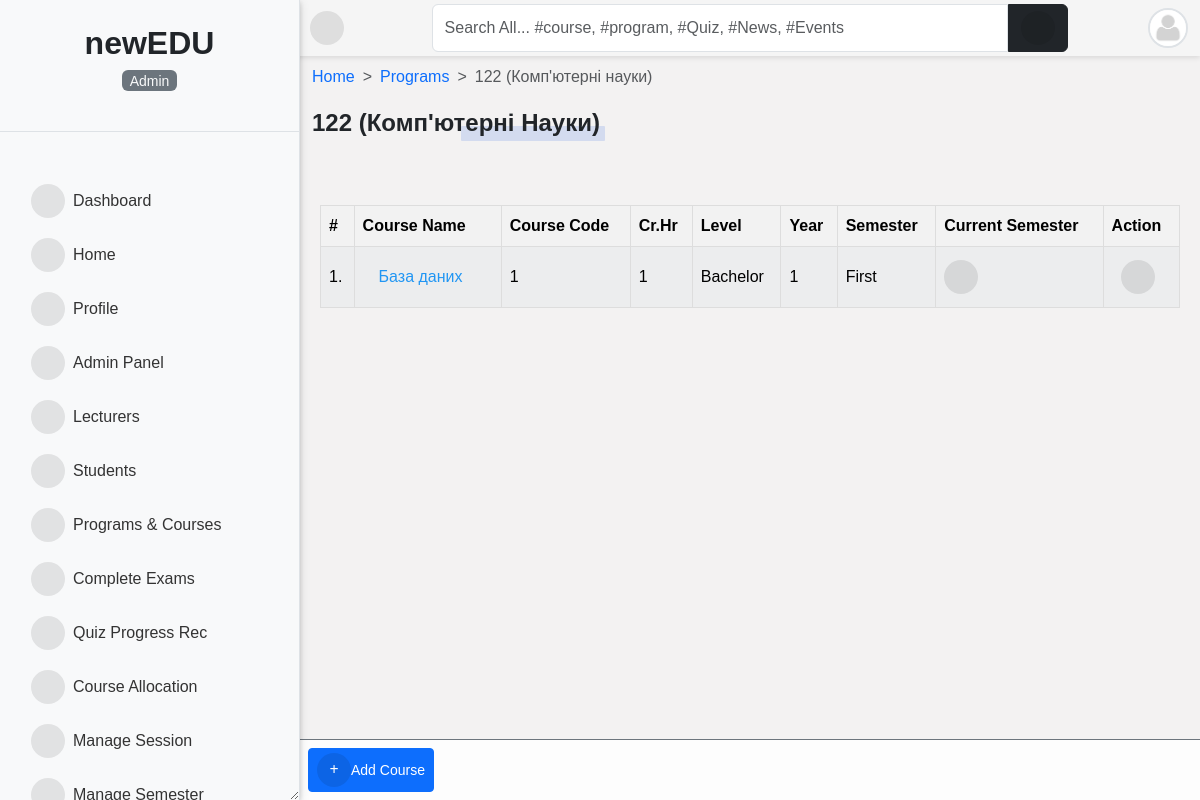
The page /uk/programs/11/detail/ (signed in) on the database its author committed.
### accounts/models.py (models this page shows, shortened)
class User(AbstractUser):
    is_student = models.BooleanField(default=False)
    is_lecturer = models.BooleanField(default=False)
    is_parent = models.BooleanField(default=False)
    is_dep_head = models.BooleanField(default=False)
    gender = models.CharField(max_length=1, choices=GENDERS, blank=True, null=True)
    phone = models.CharField(max_length=60, blank=True, null=True)
    address = models.CharField(max_length=60, blank=True, null=True)
    picture = models.ImageField(
        upload_to="profile_pictures/%y/%m/%d/", default="default.png", null=True
    )
    email = models.EmailField(blank=True, null=True)
    username_validator = ASCIIUsernameValidator()
    objects = CustomUserManager()
    class Meta:
        ordering = ("-date_joined",)
    @property
    def get_user_role(self):
        if self.is_superuser:
            role = _("Admin")
        elif self.is_student:
            role = _("Student")
        elif self.is_lecturer:
            role = _("Lecturer")
        elif self.is_parent:
            role = _("Parent")
        return role

### course/models.py (models this page shows, shortened)
class Program(models.Model):
    title = models.CharField(max_length=150, unique=True)
    summary = models.TextField(blank=True)
    objects = ProgramManager()

class Course(models.Model):
    slug = models.SlugField(unique=True, blank=True)
    title = models.CharField(max_length=200)
    code = models.CharField(max_length=200, unique=True)
    credit = models.IntegerField(default=0)
    summary = models.TextField(max_length=200, blank=True)
    program = models.ForeignKey(Program, on_delete=models.CASCADE)
    level = models.CharField(max_length=25, choices=settings.LEVEL_CHOICES)
    year = models.IntegerField(choices=settings.YEARS, default=1)
    semester = models.CharField(choices=settings.SEMESTER_CHOICES, max_length=200)
    is_elective = models.BooleanField(default=False)
    objects = CourseManager()
    def get_absolute_url(self):
        if not self.slug:
            self.generate_slug()
            self.save()
        return reverse("course_detail", kwargs={"slug": self.slug})
    @property
    def is_current_semester(self):
        current_semester = Semester.objects.filter(is_current_semester=True).first()
        return self.semester == current_semester.semester if current_semester else False

### course/views.py (the view)
# urls.py: path("<int:pk>/detail/", views.program_detail, name="program_detail"),
@login_required
def program_detail(request, pk):
    program = get_object_or_404(Program, pk=pk)
    courses = Course.objects.filter(program_id=pk).order_by("-year")
    credits = courses.aggregate(total_credits=Sum("credit"))
    paginator = Paginator(courses, 10)
    page = request.GET.get("page")
    courses = paginator.get_page(page)
    return render(
        request,
        "course/program_single.html",
        {
            "title": program.title,
            "program": program,
            "courses": courses,
            "credits": credits,
        },
    )

### templates/course/program_single.html (shortened to what this page needs)
{% extends 'base.html' %}
{% load i18n %}
{% load static %}
{% block content %}
<nav style="--bs-breadcrumb-divider: '>';" aria-label="breadcrumb">
    <ol class="breadcrumb">
        <li class="breadcrumb-item"><a href="/">{% trans 'Home' %}</a></li>
        {% if request.user.is_student %}
        <li class="breadcrumb-item"><a href="{% url 'user_course_list' %}">{% trans 'My courses' %}</a></li>
        {% else %}
        <li class="breadcrumb-item"><a href="{% url 'programs' %}">{% trans 'Programs' %}</a></li>
        {% endif %}
        <li class="breadcrumb-item active" aria-current="page">{{ program.title }}</li>
    </ol>
</nav>
{% if request.user.is_superuser %}
<div class="manage-wrap">
    <a class="btn btn-sm btn-primary" href="{% url 'course_add' pk=program.pk %}"><i class="fas fa-plus"></i>{% trans 'Add Course' %}</a>
</div>
{% endif %}
{% if program %}
<div class="title-1">{{ program.title }}</div>
{% endif %}
<div class="table-responsive p-0 px-2 mt-5">
    <div class="table-shadow">
        <table class="table table-light table-striped">
            <thead>
                <tr>
                    <th>#</th>
                    <th> {% trans 'Course Name' %} </th>
                    <th> {% trans 'Course Code' %} </th>
                    <th> {% trans 'Cr.Hr' %} </th>
                    <th> {% trans 'Level' %} </th>
                    <th> {% trans 'Year' %} </th>
                    <th> {% trans 'Semester' %} </th>
                    <th> {% trans 'Current Semester' %} </th>
                    {% if request.user.is_superuser %}
                    <th>{% trans 'Action' %}</th>
                    {% endif %}
                </tr>
            </thead>
            <tbody>
                {% for course in courses %}
                <tr>
                    <td>{{ forloop.counter }}.</td>
                    <td><a href="{{ course.get_absolute_url }}">
                            {{ course.title }}</a></td>
                    <td>{{ course.code }}</td>
                    <td>{{ course.credit }}</td>
                    <td>{{ course.level }}</td>
                    <td>{{ course.year }}</td>
                    <td>{{ course.semester }}</td>
                    <th>
                        {% if course.is_current_semester == False %}
                        <i class="fas fa-times-circle fa-1-5x danger"></i>
                        {% elif course.is_current_semester == True %}
                        <i class="fas fa-check-circle fa-1-5x"></i>
                        {% endif %}
                    </th>
                    {% if request.user.is_superuser %}
                    <td>
                        <div class="dropstart">
                            <button class="btn btn-sm" type="button" data-bs-toggle="dropdown"
                            data-bs-boundary="window" aria-haspopup="true" aria-expanded="false">
                                <i class="fas fa-ellipsis-v m-0"></i>
                            </button>
                        </div>
                    </td>
                    {% endif %}
                </tr>
                {% endfor %}
            </tbody>
        </table>
    </div>
</div>
{% endblock content %}

### templates/sidebar.html (shortened to what this page needs)
{% load static %}
{% load i18n %}
<div id="side-nav" class="d-flex flex-column bg-light vh-100 border-end">
    <div class="main-menu flex-grow-1">
        <div class="text-center py-4 border-bottom">
            <a href="/" class="text-decoration-none">
                <span class="h2 fw-bold text-dark">newEDU</span>
            <p class="mt-2 small text-muted">
                <mark class="bg-secondary text-light rounded px-2">
                    {{ request.user.get_user_role }}
                </mark>
            </p>
        </div>
        {% url 'home' as hom %} {% url 'dashboard' as dash %} {% url 'profile' as prof %}
        {% url 'lecturer_list' as lec %} {% url 'student_list' as stu %}
        {% url 'course_allocation_view' as cav %} {% url 'programs' as pro %}
        {% url 'session_list' as sess %} {% url 'semester_list' as sem %}
        {% url 'add_score' as ascore %} {% url 'grade_results' as vr %}
        {% url 'ass_results' as ar %} {% url 'course_registration' as cr %}
        {% url 'edit_profile' as ep %} {% url 'change_password' as cp %}
        {% url 'quiz_progress' as qpr %} {% url 'quiz_marking' as qce %}
        {% url 'user_course_list' as ucl %} {% url 'admin_panel' as admin_p %}
        <ul class="nav flex-column px-3 pt-3">
            {% if request.user.is_superuser %}
            <li class="nav-item">
                <a class="nav-link {% if request.path == dash %}active fw-bold{% endif %}" href="{{ dash }}">
                    <i class="fas fa-tachometer-alt me-2"></i>{% trans 'Dashboard' %}
                </a>
            </li>
            {% endif %}
            <li class="nav-item">
                <a class="nav-link {% if request.path == hom %}active fw-bold{% endif %}" href="{{ hom }}">
                    <i class="fas fa-home me-2"></i>{% trans 'Home' %}
                </a>
            </li>
            <li class="nav-item">
                <a class="nav-link {% if request.path == prof %}active fw-bold{% endif %}" href="{{ prof }}">
                    <i class="fas fa-user me-2"></i>{% trans 'Profile' %}
                </a>
            </li>
            {% if request.user.is_superuser %}
            <li class="nav-item">
                <a class="nav-link {% if request.path == admin_p %}active fw-bold{% endif %}" href="{{ admin_p }}">
                    <i class="fas fa-user-tie me-2"></i>{% trans 'Admin Panel' %}
                </a>
            </li>
            <li class="nav-item">
                <a class="nav-link {% if request.path == lec %}active fw-bold{% endif %}" href="{{ lec }}">
                    <i class="fas fa-chalkboard-teacher me-2"></i>{% trans 'Lecturers' %}
                </a>
            </li>
            <li class="nav-item">
                <a class="nav-link {% if request.path == stu %}active fw-bold{% endif %}" href="{{ stu }}">
                    <i class="fas fa-user-graduate me-2"></i>{% trans 'Students' %}
                </a>
            </li>
            {% endif %}
            {% if request.user.is_superuser or request.user.is_lecturer %}
            <li class="nav-item">
                <a class="nav-link {% if request.path == pro %}active fw-bold{% endif %}" href="{{ pro }}">
                    <i class="fas fa-book-open me-2"></i>{% trans 'Programs & Courses' %}
                </a>
            </li>
            <li class="nav-item">
                <a class="nav-link {% if request.path == qce %}active fw-bold{% endif %}" href="{{ qce }}">
                    <i class="fas fa-check-double me-2"></i>{% trans 'Complete Exams' %}
                </a>
            </li>
            {% endif %}
            {% if request.user.is_superuser %}
            <li class="nav-item">
                <a class="nav-link {% if request.path == qpr %}active fw-bold{% endif %}" href="{{ qpr }}">
                    <i class="fas fa-record-vinyl me-2"></i>{% trans 'Quiz Progress Rec' %}
                </a>
            </li>
            <li class="nav-item">
                <a class="nav-link {% if request.path == cav %}active fw-bold{% endif %}" href="{{ cav }}">
                    <i class="fas fa-tasks me-2"></i>{% trans 'Course Allocation' %}
                </a>
            </li>
            <li class="nav-item">
                <a class="nav-link {% if request.path == sess %}active fw-bold{% endif %}" href="{{ sess }}">
                    <i class="fas fa-calendar-week me-2"></i>{% trans 'Manage Session' %}
                </a>
            </li>
            <li class="nav-item">
                <a class="nav-link {% if request.path == sem %}active fw-bold{% endif %}" href="{{ sem }}">
                    <i class="fas fa-calendar-alt me-2"></i>{% trans 'Manage Semester' %}
                </a>
            </li>
            {% endif %}
        </ul>
    </div>
</div>

### templates/navbar.html (shortened to what this page needs)
{% load i18n%}
<div id="top-navbar" class="py-1">
	<div class="container">
		<div class="nav-wrapper">
			<div class="toggle-btn" onclick="toggleSidebar()">
				<i class="fas fa-bars"></i>
			</div>
			<form class="form-header" action="{% url 'query' %}" method="GET">
				<input id="primary-search" class="form-control rounded-end-0" type="text" name="q" value="{{ request.GET.q }}"
					placeholder="{% trans 'Search All... #course, #program, #Quiz, #News, #Events' %}" required />
				<button class="btn btn-dark rounded-start-0" type="submit">
					<i class="fas fa-search"></i>
				</button>
			</form>
			<div class="dropdown">
				<div class="avatar border border-2" type="button" data-bs-toggle="dropdown" aria-expanded="false">
					<img src="{{ request.user.picture.url }}">
				</div>
			</div>
		</div>
	</div>
</div>

### templates/sidebar.html (style rules this page uses)
#side-nav .nav-link { color: #333; padding: 10px 15px; border-radius: 0; transition: background-color 0.2s; }

### rows shown on the page
User: user.get_user_role "Admin", user.picture (placeholder picture)
Program: title "122 (Комп'ютерні науки)", title "122 (Комп'ютерні Науки)"
Course: title "База даних", code "1", credit "1", level "Bachelor", year "1", semester "First"
